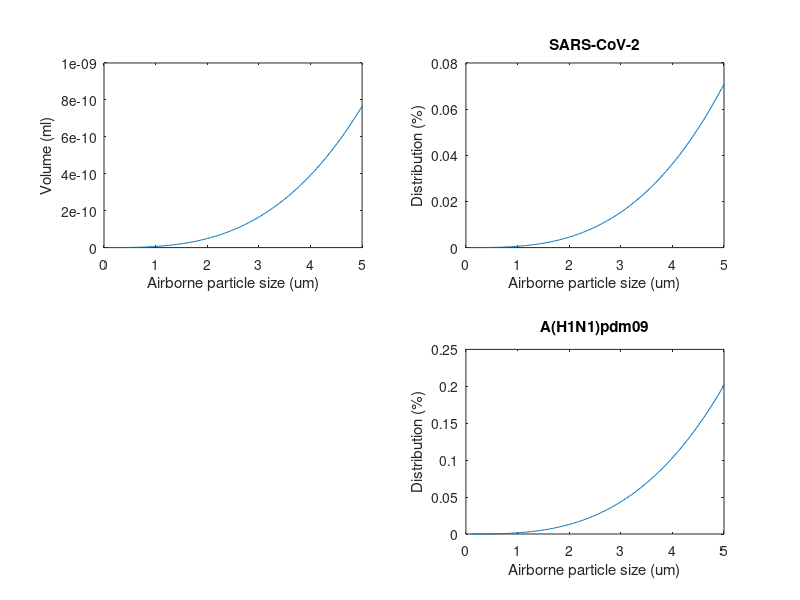
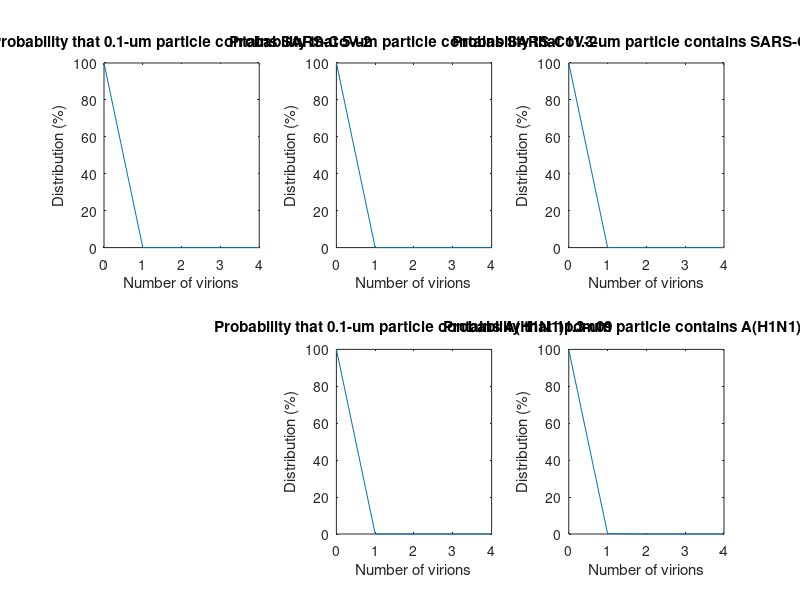

MATLAB code for these plots, in order:
%This script calculates the expected percentage of airborne particles 
%containing SARS-CoV-2 or A(H1N1)pdm09 virions for the relevant size range
%(0.1 - 5 um) according to the maximum probability case, as described in 
%the manuscript. Also, we apply a conservative estimate and consider each
%copy in the clinical viral loads to represent a viable virion. 

%This script also calculates virion partioning upon airborne particle 
%generation (based on the Poisson distribution) for SARS-CoV-2 and 
%A(H1N1)pdm09 based on the mean viral loads.

clear all
close all
clc

%Define constants
p = 997e3; %Density of water at room temperature (g/m3)
Vml_Vg = 1; %Conversion factor (volume) from g to ml for water at room
            %temperature
C_SARS2 = 9.25e5; %Viral load (average) in respiratory specimens for 
               %SARS-CoV-2 (copies per ml)
C_H1N1 = 2.63e6; %Viral load (average) in respiratory specimens for 
                 %A(H1N1)pdm09 (copies per ml)
d = linspace(0.1,5,201)./0.44.* 1e-6; %Size range of hydrated airborne
                                      % particles during generation (m)
d_deh = d.*0.44*1e6; %Size range of dehydrated airborne particles (um)

V = p* Vml_Vg* 4/3* pi* (d./2).^3;
pSARS2 = C_SARS2.* V;
pH1N1 = C_H1N1.* V;


%Approximate the probability distribution of virion partioning
lamda = [pSARS2(1), pSARS2(49), pSARS2(end), pH1N1(1), pH1N1(end)];
v = [0 1 2 3 4];
Pv_SARS2_0_1um = zeros(length(v),1);
Pv_SARS2_5um = zeros(length(v),1);
Pv_SARS2_11_3um = zeros(length(v),1);
Pv_H1N1_0_1um = zeros(length(v),1);
Pv_H1N1_11_3um = zeros(length(v),1);

for k = 1 : length(v)
    Pv_SARS2_0_1um(k) = (lamda(1)^v(k))* exp(-lamda(1)) / ...
        factorial(v(k));
    Pv_SARS2_5um(k) = (lamda(2)^v(k))* exp(-lamda(2)) / ...
        factorial(v(k));
    Pv_SARS2_11_3um(k) = (lamda(3)^v(k))* exp(-lamda(3)) / ...
        factorial(v(k));
    Pv_H1N1_0_1um(k) = (lamda(4)^v(k))* exp(-lamda(4)) / ...
        factorial(v(k));
    Pv_H1N1_11_3um(k) = (lamda(5)^v(k))* exp(-lamda(5)) / ...
        factorial(v(k));
end


subplot(2,2,1)
plot(d_deh,V)
xlabel('Airborne particle size (um)')
ylabel('Volume (ml)')

subplot(2,2,2)
plot(d_deh,pSARS2.*100)
title('SARS-CoV-2')
xlabel('Airborne particle size (um)')
ylabel('Distribution (%)')

subplot(2,2,4)
plot(d_deh,pH1N1.*100)
title('A(H1N1)pdm09')
xlabel('Airborne particle size (um)')
ylabel('Distribution (%)')

figure;
subplot(2,3,1)
plot(v,Pv_SARS2_0_1um*100)
title('Probability that 0.1-um particle contains SARS-CoV-2')
xlabel('Number of virions')
ylabel('Distribution (%)')

subplot(2,3,2)
plot(v,Pv_SARS2_5um*100)
title('Probability that 5-um particle contains SARS-CoV-2')
xlabel('Number of virions')
ylabel('Distribution (%)')

subplot(2,3,3)
plot(v,Pv_SARS2_11_3um*100)
title('Probability that 11.3-um particle contains SARS-CoV-2')
xlabel('Number of virions')
ylabel('Distribution (%)')

subplot(2,3,5)
plot(v,Pv_H1N1_0_1um*100)
title('Probability that 0.1-um particle contains A(H1N1)pdm09')
xlabel('Number of virions')
ylabel('Distribution (%)')

subplot(2,3,6)
plot(v,Pv_H1N1_11_3um*100)
title('Probability that 11.3-um particle contains A(H1N1)pdm09')
xlabel('Number of virions')
ylabel('Distribution (%)')